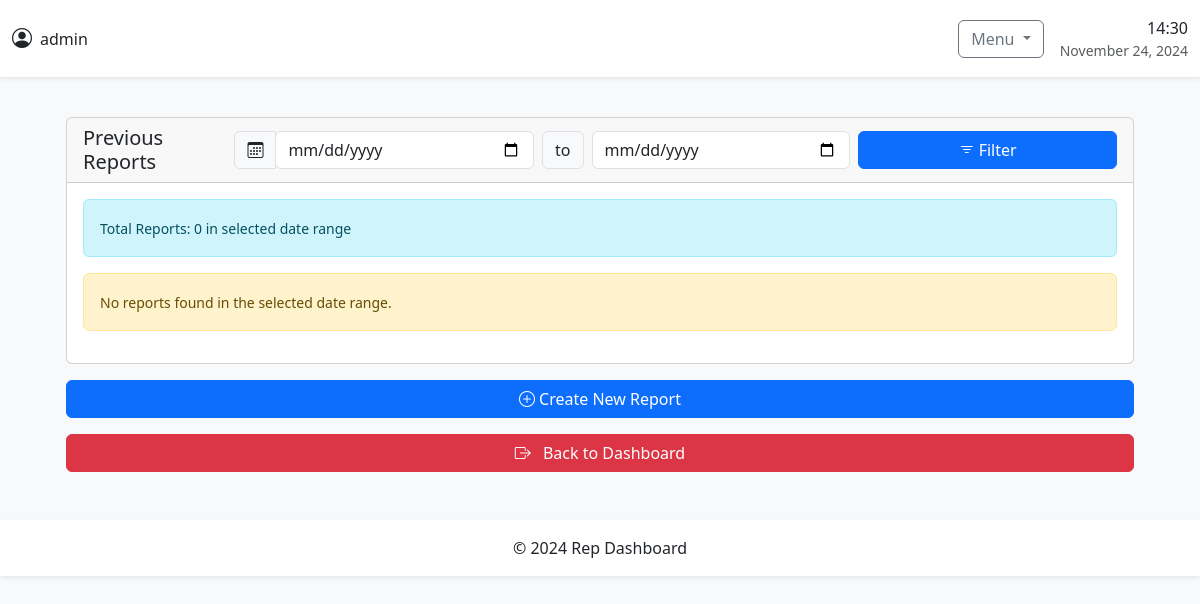
The app's page /track-n-trace/reports/ (signed in), older data.
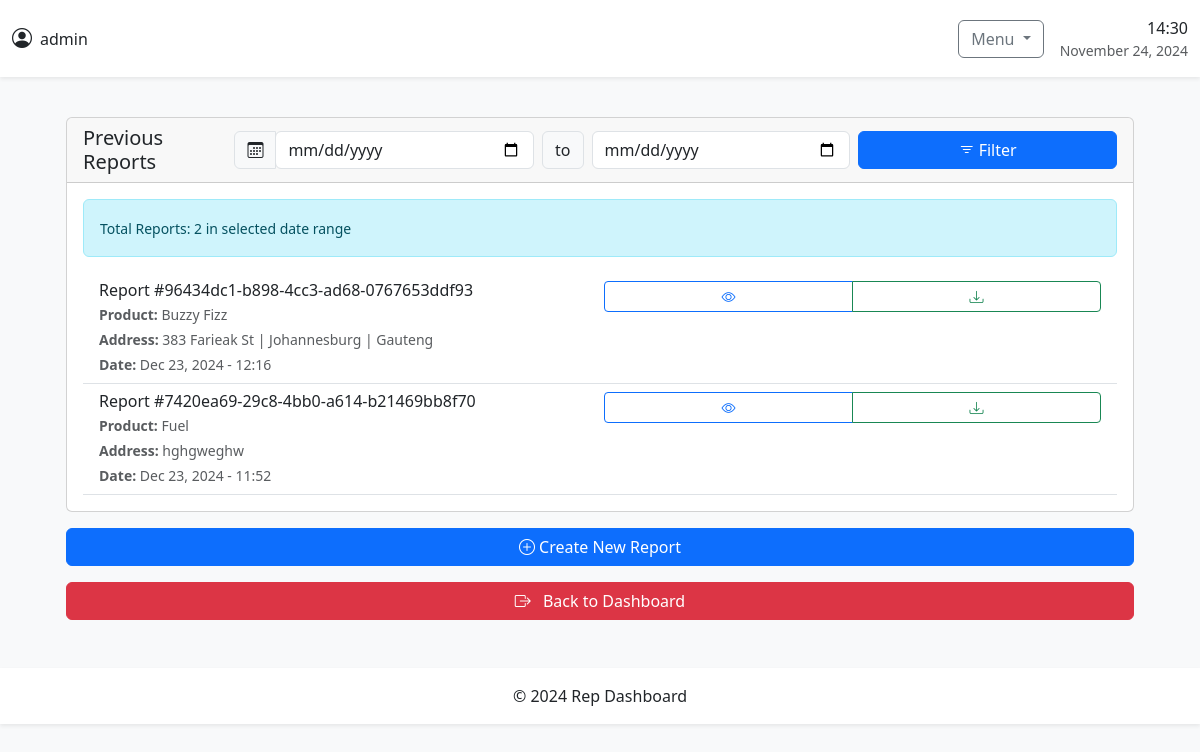
The same page, newer data.
### reptrack_trace/models.py (models this page shows, shortened)
class Report(models.Model):
    STATUS_CHOICES = [
        ('draft', 'Draft'),
        ('submitted', 'Submitted')
    ]
    id = models.UUIDField(primary_key=True, default=uuid.uuid4, editable=False)
    representative = models.ForeignKey(User, on_delete=models.CASCADE)
    shop = models.ForeignKey(Shop, on_delete=models.CASCADE)
    product = models.ForeignKey(Product, on_delete=models.CASCADE)
    shop_current_quantity = models.IntegerField()
    needs_topup = models.BooleanField()
    desired_quantity = models.IntegerField(null=True, blank=True)
    topup_quantity = models.IntegerField(null=True, blank=True)
    shop_photo = models.ImageField(upload_to='shop_photos/')
    shop_comments = models.TextField(blank=True)
    shop_store_manager_confirmed = models.BooleanField(default=False)
    shop_store_current_quantity = models.IntegerField(null=True, blank=True)
    shop_store_has_sufficient_stock = models.BooleanField(null=True)
    quantity_taken_from_shop_store = models.IntegerField(null=True, blank=True)
    remaining_shop_store_quantity = models.IntegerField(null=True, blank=True)
    shop_store_photo = models.ImageField(upload_to='shop_store_photos/', null=True, blank=True)
    shop_store_comments = models.TextField(blank=True)
    store = models.ForeignKey(Store, on_delete=models.CASCADE, null=True, blank=True)
    store_current_quantity = models.IntegerField(null=True, blank=True)
    quantity_taken_from_store = models.IntegerField(null=True, blank=True)
    remaining_store_quantity = models.IntegerField(null=True, blank=True)
    store_photo = models.ImageField(upload_to='store_photos/', null=True, blank=True)
    store_comments = models.TextField(blank=True)
    main_store = models.ForeignKey(MainStore, on_delete=models.CASCADE, null=True, blank=True)
    main_store_quantity = models.IntegerField(null=True, blank=True)
    quantity_taken_from_main_store = models.IntegerField(null=True, blank=True)
    remaining_main_store_quantity = models.IntegerField(null=True, blank=True)
    main_store_photo = models.ImageField(upload_to='main_store_photos/', null=True, blank=True)
    main_store_comments = models.TextField(blank=True)
    quantity_taken_from_main = models.IntegerField(null=True, blank=True)
    final_shop_quantity = models.IntegerField(null=True, blank=True)
    final_store_quantity = models.IntegerField(null=True, blank=True)
    status = models.CharField(max_length=20, choices=STATUS_CHOICES, default='draft')
    created_at = models.DateTimeField(auto_now_add=True)
    updated_at = models.DateTimeField(auto_now=True)
    submitted_at = models.DateTimeField(null=True, blank=True)
    class Meta:
        ordering = ['-created_at']

class Product(models.Model):
    name = models.CharField(max_length=255, unique=True)
    description = models.TextField(blank=True)
    created_at = models.DateTimeField(auto_now_add=True)
    updated_at = models.DateTimeField(auto_now=True)

class Shop(models.Model):
    name = models.CharField(max_length=255,null=True, blank=True)
    address = models.TextField(null=True, blank=True)
    manager_name = models.CharField(max_length=255,null=True, blank=True)
    manager_phone = models.CharField(max_length=20,null=True, blank=True)
    manager_email = models.EmailField()
    store_manager_name = models.CharField(max_length=255,null=True, blank=True)
    store_manager_phone = models.CharField(max_length=20,null=True, blank=True)
    store_manager_email = models.EmailField(null=True, blank=True)
    created_at = models.DateTimeField(auto_now_add=True)
    updated_at = models.DateTimeField(auto_now=True)

### reptrack_trace/views.py (the view, shortened to what this page needs)
# urls.py: path('reports/', views.FinishedReportsView.as_view(), name='report-list'),
class FinishedReportsView(LoginRequiredMixin, ListView):
    model = Report
    template_name = 'reports/report_list.html'
    context_object_name = 'finished_reports'
    paginate_by = 10
    def get_queryset(self):
        queryset = Report.objects.filter(status='submitted')
        if self.request.user.role == User.REPRESENTATIVE:
            queryset = queryset.filter(representative=self.request.user)
        start_date = self.request.GET.get('start_date')
        end_date = self.request.GET.get('end_date')
        return queryset.order_by('-created_at')
    def get_context_data(self, **kwargs):
        context = super().get_context_data(**kwargs)
        context['start_date'] = self.request.GET.get('start_date', '')
        context['end_date'] = self.request.GET.get('end_date', '')
        context['total_reports'] = self.get_queryset().count()
        if not context['start_date'] or not context['end_date']:
            thirty_days_ago = timezone.now() - timedelta(days=30)
            context['default_start_date'] = thirty_days_ago.strftime('%Y-%m-%d')
            context['default_end_date'] = timezone.now().strftime('%Y-%m-%d')
        return context

### core/templates/reports/report_list.html (shortened to what the changed rows need)
{% extends 'base.html' %}
{% load static %}
{% block content %}
<div class="container-fluid px-3 px-md-4 mt-3">
    <div class="card">
        <div class="card-header">
            <div class="d-flex flex-column flex-md-row justify-content-between align-items-start align-items-md-center gap-3">
                <h2 class="h5 mb-0">Previous Reports</h2>
            </div>
        </div>
        <div class="card-body px-2 px-md-3">
            <div class="alert alert-info" role="alert">
                <small>Total Reports: {{ total_reports }} in selected date range</small>
            </div>
            {% if finished_reports %}
                <div class="list-group list-group-flush">
                    {% for report in finished_reports %}
                    <div class="list-group-item list-group-item-action border-bottom">
                        <div class="d-flex flex-column flex-md-row justify-content-between align-items-start gap-2">
                            <div class="w-100">
                                <h6 class="mb-1">Report #{{ report.id }}</h6>
                                <div class="text-muted small">
                                    <div class="mb-1"><strong>Product:</strong> {{ report.product.name }}</div>
                                    <div class="mb-1"><strong>Address:</strong> {{ report.shop.address }}</div>
                                    <div><strong>Date:</strong> {{ report.created_at|date:"M d, Y - H:i" }}</div>
                                </div>
                            </div>
                            <div class="btn-group btn-group-sm mt-2 mt-md-0 w-100 w-md-auto">
                                <a href="{% url 'reptrack_trace:report-detail' report.id %}"
                                   class="btn btn-outline-primary"
                                   aria-label="View report">
                                    <i class="bi bi-eye"></i>
                                </a>
                                <a href="{% url 'reptrack_trace:download_report' report.id %}"
                                   class="btn btn-outline-success"
                                   aria-label="Download report">
                                    <i class="bi bi-download"></i>
                                </a>
                            </div>
                        </div>
                    </div>
                    {% endfor %}
                </div>
            {% else %}
                <div class="alert alert-warning" role="alert">
                    <small>No reports found in the selected date range.</small>
                </div>
            {% endif %}
        </div>
    </div>
</div>
{% endblock %}

Row changes from the older to the newer data that the page shows:
added Report: id "96434dc1-b898-4cc3-ad68-0767653ddf93", product.name "Buzzy Fizz", shop.address "383 Farieak St | Johannesburg | Gauteng", created_at "Dec 23, 2024 - 12:16"
added Report: id "7420ea69-29c8-4bb0-a614-b21469bb8f70", product.name "Fuel", shop.address "hghgweghw", created_at "Dec 23, 2024 - 11:52"
Text that changed along with them:
{{ total_reports }}: "0" → "2"
text no longer shown: "No reports found in the selected date range."
